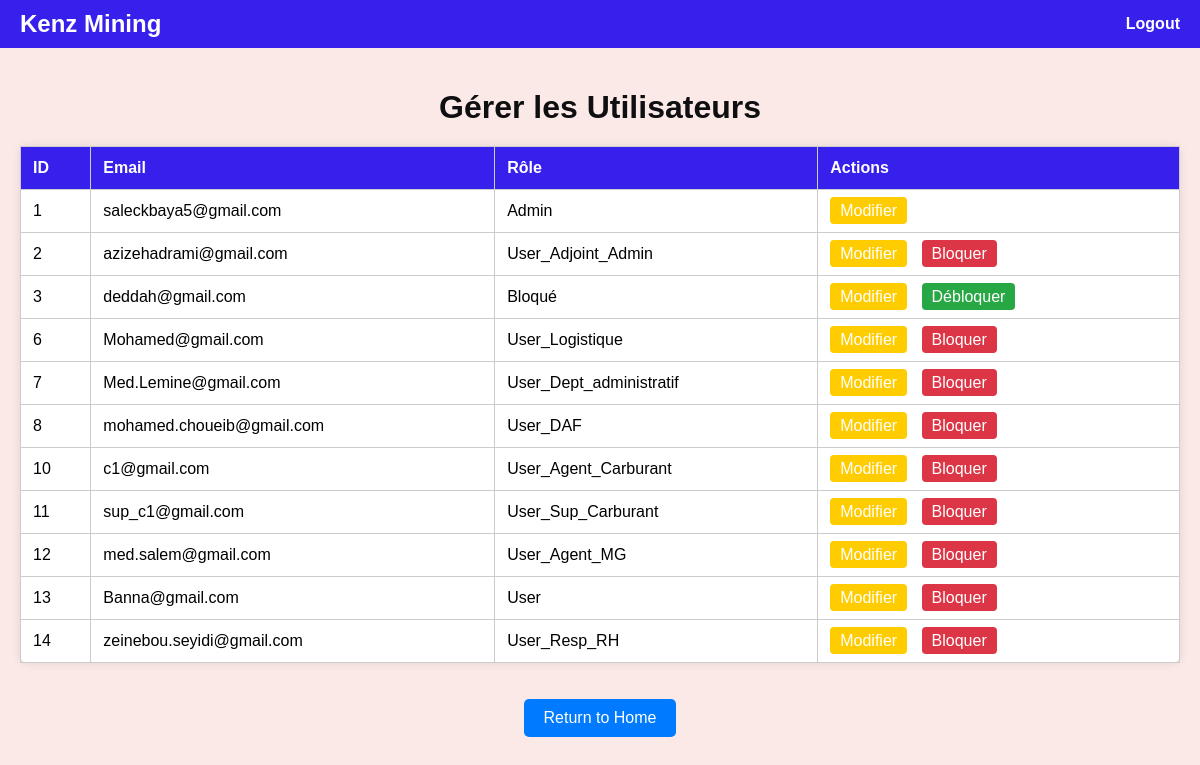
/gestion_users/manage_users.php (signed in), run on the app's committed database.
### tables this page shows
CREATE TABLE IF NOT EXISTS `users` (
  `id` int NOT NULL AUTO_INCREMENT,
  `email` varchar(255) NOT NULL,
  `password` varchar(255) NOT NULL,
  `role` tinyint NOT NULL,
  `previous_role` int DEFAULT NULL,
  `nom` varchar(255) NOT NULL,
  `prenom` varchar(255) NOT NULL,
  `photo` varchar(255) DEFAULT NULL,
  PRIMARY KEY (`id`)
);

### gestion_users/manage_users.php (the view, shortened to what this page needs)
<?php
require '../serv_projet1.php';
$result = $conn->query("SELECT id, email, role, CASE
    WHEN role = -2 THEN 'Bloqué'
    WHEN role = 0 THEN 'Admin'
    WHEN role = -1 THEN 'Assistant'
    WHEN role = 1 THEN 'User'
    WHEN role = 2 THEN 'User_Adjoint_Admin'
    WHEN role = 21 THEN 'User_Dept_administratif'
    WHEN role = 22 THEN 'User_Agent_MG'
    WHEN role = 3 THEN 'User_site'
    WHEN role = 31 THEN 'User_Logistique'
    WHEN role = 4 THEN 'User_DAF'
    WHEN role = 5 THEN 'User_Agent_Carburant'
    WHEN role = 51 THEN 'User_Sup_Carburant'
    WHEN role = 7 THEN 'User_Resp_RH'
    ELSE 'Inconnu' END AS role_description
    FROM users");
?>
<!DOCTYPE html>
<html lang="en">
<head>
    <link rel="stylesheet" href="../css/styles_manage-users.css">
</head>
<body>
    <header>
        <nav>
            <div class="title">Kenz Mining</div>
            <div class="logout">
                <a href="../logout.php">Logout</a>
            </div>
        </nav>
    </header>
    <main>
        <h1>Gérer les Utilisateurs</h1>
        <table>
            <thead>
                <tr>
                    <th>ID</th>
                    <th>Email</th>
                    <th>Rôle</th>
                    <th>Actions</th>
                </tr>
            </thead>
            <tbody>
                <?php while ($row = $result->fetch_assoc()): ?>
                <tr>
                    <td><?php echo htmlspecialchars($row['id']); ?></td>
                    <td><?php echo htmlspecialchars($row['email']); ?></td>
                    <td><?php echo htmlspecialchars($row['role_description']); ?></td>
                    <td>
                        <a href="edit_user.php?id=<?php echo urlencode($row['id']); ?>" class="btn btn-edit">Modifier</a>
                        <?php if ($row['role'] == -2): ?>
                            <a href="manage_users.php?unblock_id=<?php echo urlencode($row['id']); ?>" class="btn btn-unblock">Débloquer</a>
                        <?php elseif ($row['role'] != 0): ?>
                            <a href="manage_users.php?block_id=<?php echo urlencode($row['id']); ?>" class="btn btn-block">Bloquer</a>
                        <?php endif; ?>
                    </td>
                </tr>
                <?php endwhile; ?>
            </tbody>
        </table>
        <br><br>
        <a href="../users_dashboard/admin_dashboard.php" class="btn-blue">Return to Home</a>
    </main>
</body>
</html>

### css/styles_manage-users.css (style rules this page uses)
body { font-family: Arial, sans-serif; background-color: #fbe9e7; margin: 0; padding: 0; }
header { background-color: #371fec; color: white; padding: 10px 0; text-align: center; }
nav { display: flex; justify-content: space-between; align-items: center; padding: 0 20px; }
.title { font-size: 24px; font-weight: bold; }
.logout a { color: white; text-decoration: none; font-weight: bold; }
main { padding: 20px; text-align: center; }
h1 { color: #0f0f11; margin-bottom: 20px; }
table { width: 100%; border-collapse: collapse; margin-top: 20px; background-color: white; border-radius: 8px; box-shadow: 0 0 10px rgba(0, 0, 0, 0.1); }
thead { background-color: #371fec; color: white; }
th, td { padding: 12px; border: 1px solid #ccc; text-align: left; }
th { font-weight: bold; }
td a { margin-right: 10px; color: white; text-decoration: none; padding: 5px 10px; border-radius: 4px; }
.btn-edit { background-color: #ffcc00; }
.btn-block { background-color: #dc3545; }
.btn-unblock { background-color: #28a745; }
.btn-blue { display: inline-block; padding: 10px 20px; font-size: 16px; color: #fff; background-color: #007bff; border: none; border-radius: 5px; text-decoration: none; cursor: pointer; transition: background-color 0.3s ease; }

### data on the page
users: id "1", email "saleckbaya5@gmail.com", role_description "Admin"
users: id "2", email "azizehadrami@gmail.com", role_description "User_Adjoint_Admin"
users: id "3", email "deddah@gmail.com", role_description "Bloqué"
users: id "6", email "Mohamed@gmail.com", role_description "User_Logistique"
users: id "7", email "Med.Lemine@gmail.com", role_description "User_Dept_administratif"
users: id "8", email "mohamed.choueib@gmail.com", role_description "User_DAF"
users: id "10", email "c1@gmail.com", role_description "User_Agent_Carburant"
users: id "11", email "sup_c1@gmail.com", role_description "User_Sup_Carburant"
users: id "12", email "med.salem@gmail.com", role_description "User_Agent_MG"
users: id "13", email "Banna@gmail.com", role_description "User"
users: id "14", email "zeinebou.seyidi@gmail.com", role_description "User_Resp_RH"
